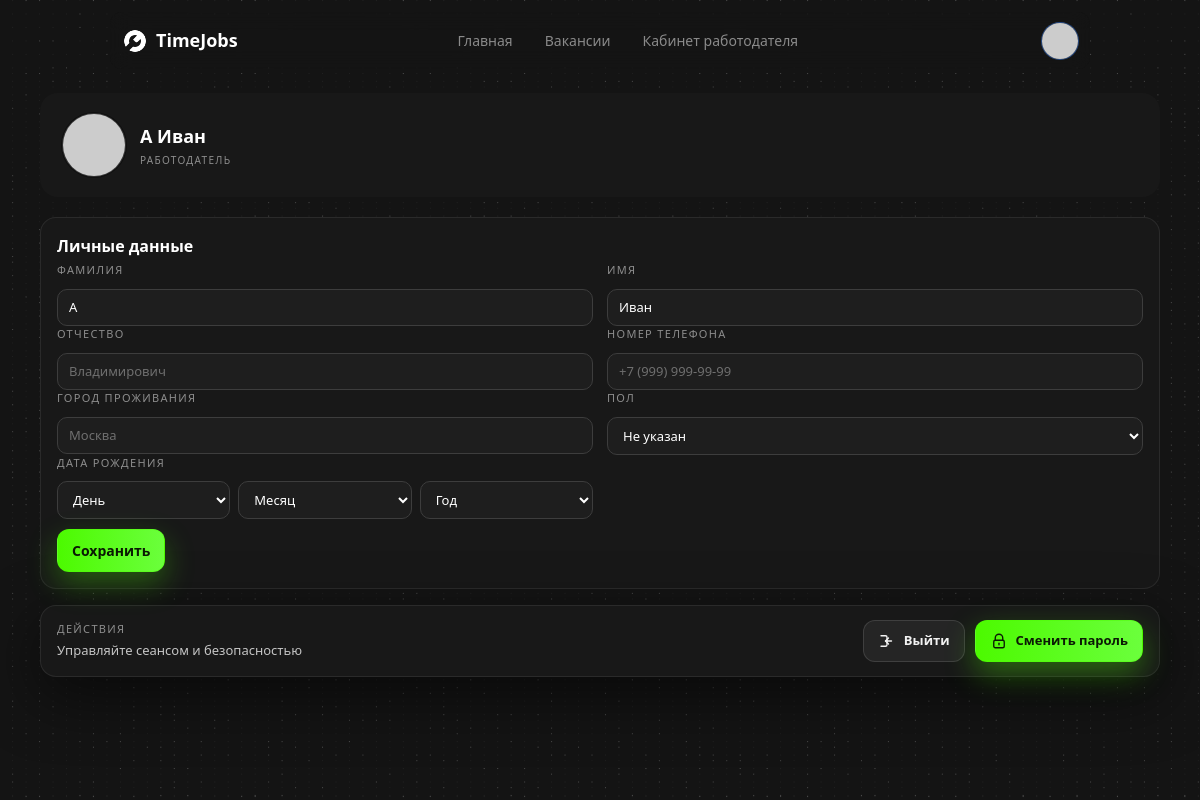
Page /profile (signed in) on the committed database.
### app.py (models this page shows)
class User(db.Model, UserMixin):
    id = db.Column(db.Integer, primary_key=True)
    name = db.Column(db.String(120), nullable=False)
    first_name = db.Column(db.String(120))
    last_name = db.Column(db.String(120))
    middle_name = db.Column(db.String(120))
    gender = db.Column(db.String(20))
    city = db.Column(db.String(120))
    birth_date = db.Column(db.Date)
    email = db.Column(db.String(120), unique=True, nullable=False)
    password_hash = db.Column(db.String(255), nullable=False)
    role = db.Column(db.String(20), default='worker')  # worker, employer, moderator
    phone = db.Column(db.String(50))
    education = db.Column(db.String(255))
    exp_years = db.Column(db.Integer, default=0)
    avatar_url = db.Column(db.String(255))
    deposit = db.Column(db.Float, default=0)
    rating = db.Column(db.Float, default=0)
    educations = db.relationship('WorkerEducation', backref='user', lazy=True, cascade='all, delete-orphan')
    experiences = db.relationship('WorkerExperience', backref='user', lazy=True, cascade='all, delete-orphan')
    skills = db.relationship('WorkerSkill', backref='user', lazy=True, cascade='all, delete-orphan')

### app.py (the view, shortened to what this page needs)
@app.route('/profile', methods=['GET', 'POST'])
@login_required
def profile():
    rating = getattr(current_user, 'rating', 0) or 0
    if current_user.role == 'employer':
        jobs_count = Job.query.filter_by(employer_id=current_user.id).count()
        responses_count = (
            Application.query
            .join(Job, Application.job_id == Job.id)
            .filter(Job.employer_id == current_user.id)
            .count()
        )
    elif current_user.role == 'worker':
        jobs_count = 0
        responses_count = Application.query.filter_by(worker_id=current_user.id).count()
    else:
        jobs_count = Job.query.filter_by(employer_id=current_user.id).count()
        responses_count = Application.query.filter_by(worker_id=current_user.id).count()
    class Stats:
        def __init__(self, rating, jobs, responses):
            self.rating = rating
            self.jobs = jobs
            self.responses = responses
    profile_stats = Stats(rating, jobs_count, responses_count)
    educations = []
    experiences = []
    key_skills = []
    other_skills = []
    months = []
    education_levels = []
    years = []
    review_targets = []
    received_reviews = []
    if current_user.role == 'worker':
        educations = WorkerEducation.query.filter_by(user_id=current_user.id)                                     .order_by(WorkerEducation.created_at.desc()).all()
        experiences = WorkerExperience.query.filter_by(user_id=current_user.id)                                     .order_by(WorkerExperience.created_at.desc()).all()
        skills = WorkerSkill.query.filter_by(user_id=current_user.id)                                     .order_by(WorkerSkill.created_at.desc()).all()
        key_skills = [s for s in skills if s.is_key]
        other_skills = [s for s in skills if not s.is_key]
        accepted_apps = Application.query.join(Job, Application.job_id == Job.id) \
            .filter(Application.worker_id == current_user.id,
                    Application.status == 'accepted').all()
        seen = set()
        for app_obj in accepted_apps:
            emp = app_obj.job.employer if app_obj.job else None
            if emp and emp.id not in seen:
                review_targets.append(emp)
                seen.add(emp.id)
        months = MONTH_CHOICES
        education_levels = EDUCATION_LEVELS
        years = list(range(datetime.date.today().year, 1939, -1))
    elif current_user.role == 'employer':
        accepted_apps = Application.query.join(Job, Application.job_id == Job.id) \
            .filter(Job.employer_id == current_user.id,
                    Application.status == 'accepted').all()
        seen = set()
        for app_obj in accepted_apps:
            worker = app_obj.worker
            if worker and worker.id not in seen:
                review_targets.append(worker)
                seen.add(worker.id)
    received_reviews = Review.query.filter_by(target_id=current_user.id) \
        .order_by(Review.created_at.desc()).all()
    return render_template(
        'profile/index.html',
        profile_stats=profile_stats,
        educations=educations,
        experiences=experiences,
        key_skills=key_skills,
        other_skills=other_skills,
        months=months,
        education_levels=education_levels,
        years=years,
        review_targets=review_targets,
        received_reviews=received_reviews
    )

### app.py (called while the page is built)
@login_manager.user_loader
def load_user(user_id):
    return User.query.get(int(user_id))

@app.before_request
def _ensure_db_initialized():
    global _db_initialized
    if not _db_initialized:
        init_db()
        _db_initialized = True

### templates/profile/index.html (shortened to what this page needs)
{% extends "base.html" %}
{% block content %}
<section class="bg-dot-pattern-2 profile-page">
    <div class="profile-inner">
        <div class="glass-card profile-hero">
            <div class="profile-hero-left">
                <img src="{{ current_user.avatar_url or current_user.avatar or default_avatar(current_user.name) }}"
                     alt="Аватар"
                     class="profile-avatar-img">
                <div>
                    <div class="profile-name">{{ current_user.name }}</div>
                    <div class="profile-role">
                        {% if current_user.role == 'worker' %}Соискатель{% elif current_user.role == 'employer' %}Работодатель{% elif current_user.role == 'moderator' %}Модератор{% else %}Пользователь{% endif %}
                    </div>
                </div>
            </div>
        </div>
        <div class="resume-card glass-card" style="margin-top: 16px;">
            <div class="resume-card__title">Личные данные</div>
            <form method="post" action="{{ url_for('update_worker_profile') }}" class="profile-form">
                <div class="create-grid two">
                    <div class="field">
                        <label class="profile-label">Фамилия</label>
                        <input name="last_name" value="{{ current_user.last_name or '' }}" class="profile-input" placeholder="Иванов">
                    </div>
                    <div class="field">
                        <label class="profile-label">Имя</label>
                        <input name="first_name" value="{{ current_user.first_name or '' }}" class="profile-input" placeholder="Максим">
                    </div>
                </div>
                <div class="create-grid two">
                    <div class="field">
                        <label class="profile-label">Отчество</label>
                        <input name="middle_name" value="{{ current_user.middle_name or '' }}" class="profile-input" placeholder="Владимирович">
                    </div>
                    <div class="field">
                        <label class="profile-label">Номер телефона</label>
                        <input name="phone" value="{{ current_user.phone or '' }}" class="profile-input" placeholder="+7 (999) 999-99-99">
                    </div>
                </div>
                <div class="create-grid two">
                    <div class="field">
                        <label class="profile-label">Город проживания</label>
                        <input name="city" value="{{ current_user.city or '' }}" class="profile-input" placeholder="Москва">
                    </div>
                    <div class="field">
                        <label class="profile-label">Пол</label>
                        <select name="gender" class="profile-input" style="cursor:pointer;">
                            <option value="">Не указан</option>
                        </select>
                    </div>
                </div>
                <div class="create-grid two">
                    <div class="field">
                        <label class="profile-label">Дата рождения</label>
                        {% set bdate = current_user.birth_date %}
                        <div style="display:grid;grid-template-columns:1fr 1fr 1fr;gap:8px;">
                            <select name="birth_day" class="profile-input" style="cursor:pointer;">
                                <option value="">День</option>
                            </select>
                            <select name="birth_month" class="profile-input" style="cursor:pointer;">
                                <option value="">Месяц</option>
                            </select>
                            <select name="birth_year" class="profile-input" style="cursor:pointer;">
                                <option value="">Год</option>
                            </select>
                        </div>
                    </div>
                </div>
                <div class="resume-actions" style="margin-top:10px;">
                    <button type="submit" class="resume-btn resume-btn--primary">Сохранить</button>
                </div>
            </form>
        </div>
        <div class="profile-stat-field">
            <div class="profile-action-card glass-card">
                <div class="profile-action-card__info">
                    <div class="profile-action-card__eyebrow">Действия</div>
                    <div class="profile-action-card__hint">Управляйте сеансом и безопасностью</div>
                </div>
                <div class="profile-action-card__buttons">
                    <a href="{{ url_for('logout') }}" class="profile-action-btn profile-action-btn--ghost">
                        <span class="profile-action-btn__icon" aria-hidden="true">
                        </span>
                        <span>Выйти</span>
                    </a>
                    <a href="/change_password" class="profile-action-btn profile-action-btn--accent">
                        <span class="profile-action-btn__icon" aria-hidden="true">
                        </span>
                        <span>Сменить пароль</span>
                    </a>
                </div>
            </div>
        </div>
    </div>
</section>
{% endblock %}

### static/css/style.css (style rules this page uses)
:root { --tj-accent: #4CFA00; }
.glass-card { background: hsl(var(--twc-grey-950) / var(--twc-grey-950-opacity, var(--tw-bg-opacity))); }
html[data-theme="dark"] body { --tw-bg-opacity: 1; background-color: hsl(var(--twc-grey-1000) / var(--tw-bg-opacity)); color: hsl(var(--twc-grey-50) / 1); }
.profile-page { min-height: calc(100vh - 80px); padding: 0px 16px 56px; display: flex; justify-content: center; }
.profile-inner { width: 100%; max-width: 1120px; }
.profile-hero { margin-bottom: 20px; margin-top: 20px; border-radius: 18px; padding: 18px 20px; display: flex; flex-direction: column; gap: 16px; }
@media (min-width: 768px) { .profile-hero { padding: 20px 22px; flex-direction: row; justify-content: space-between; align-items: center; } }
.profile-hero-left { display: flex; align-items: center; gap: 14px; }
.profile-avatar-img { width: 64px; height: 64px; border-radius: 999px; object-fit: cover; border: 1px solid rgba(255, 255, 255, 0.12); box-shadow: 0 0 0 1px rgba(0, 0, 0, 0.4); }
.profile-name { font-size: 18px; font-weight: 600; color: #ffffff; }
.profile-role { margin-top: 3px; font-size: 10px; text-transform: uppercase; letter-spacing: 0.13em; color: hsl(var(--twc-grey-400) / 1); }
.profile-stat-field { min-width: 120px; }
.profile-form { margin-top: 4px; flex: 1 1 auto; display: flex; flex-direction: column; }
.profile-label { display: block; margin-bottom: 4px; font-size: 11px; text-transform: uppercase; letter-spacing: 0.12em; color: hsl(var(--twc-grey-400) / 1); }
.profile-input { width: 100%; border-radius: 10px; border: 1px solid hsl(var(--twc-grey-700) / 1); background-color: hsl(var(--twc-grey-900) / 1); color: #ffffff; font-size: 13px; padding: 8px 11px; outline: none; transition: border-color 0.15s ease, box-shadow 0.15s ease, background-color 0.15s ease; }
.profile-input::placeholder { color: hsl(var(--twc-grey-500) / 1); }
.profile-action-card { margin-top: 16px; padding: 14px 16px; border-radius: 16px; border: 1px solid rgba(255, 255, 255, 0.08); display: flex; align-items: center; justify-content: space-between; gap: 14px; box-shadow: 0 18px 60px rgba(0, 0, 0, 0.55); }
.profile-action-card__info { display: flex; flex-direction: column; gap: 4px; }
.profile-action-card__eyebrow { font-size: 11px; letter-spacing: 0.12em; text-transform: uppercase; color: hsl(var(--twc-grey-400)); }
.profile-action-card__hint { font-size: 13px; color: hsl(var(--twc-grey-200)); }
.profile-action-card__buttons { display: flex; align-items: center; gap: 10px; flex-wrap: wrap; justify-content: flex-end; }
.profile-action-btn { display: inline-flex; align-items: center; gap: 8px; padding: 10px 14px; border-radius: 12px; border: 1px solid rgba(255, 255, 255, 0.08); text-decoration: none; font-weight: 700; font-size: 13px; transition: all 0.15s ease; }
.profile-action-btn__icon { width: 18px; height: 18px; display: grid; place-items: center; }
.profile-action-btn svg { width: 18px; height: 18px; }
.profile-action-btn--ghost { background: rgba(255, 255, 255, 0.06); color: hsl(var(--twc-grey-50)); border-color: rgba(255, 255, 255, 0.12); }
.profile-action-btn--accent { background: linear-gradient(90deg, #4CFA00 0%, #6BFF3C 100%); color: #0b1a05; border-color: rgba(76, 250, 0, 0.4); box-shadow: 0 12px 30px rgba(76, 250, 0, 0.35); }
@media (min-width: 768px) { .profile-hero { justify-content: flex-start; gap: 24px; } }
.create-grid.two { display: grid; grid-template-columns: repeat(2, minmax(0, 1fr)); gap: 14px; }
.field { display: flex; flex-direction: column; gap: 6px; }
.resume-btn { padding: 10px 14px; border-radius: 12px; border: 1px solid rgba(255,255,255,0.1); font-weight: 700; font-size: 14px; cursor: pointer; color: #fff; background: rgba(255,255,255,0.06); }
.resume-btn--primary { background: linear-gradient(90deg, #4CFA00 0%, #6BFF3C 100%); color: #0a1a04; border-color: rgba(76,250,0,0.35); box-shadow: 0 12px 30px rgba(76,250,0,0.3); }
.resume-card { padding: 16px; border-radius: 16px; border: 1px solid rgba(255,255,255,0.08); }
.resume-card__title { font-size: 16px; font-weight: 700; color: #fff; }
.resume-actions { display: flex; flex-wrap: wrap; gap: 8px; margin-top: 10px; }

### rows in the picture
User: name "А Иван", last_name "А", first_name "Иван"
